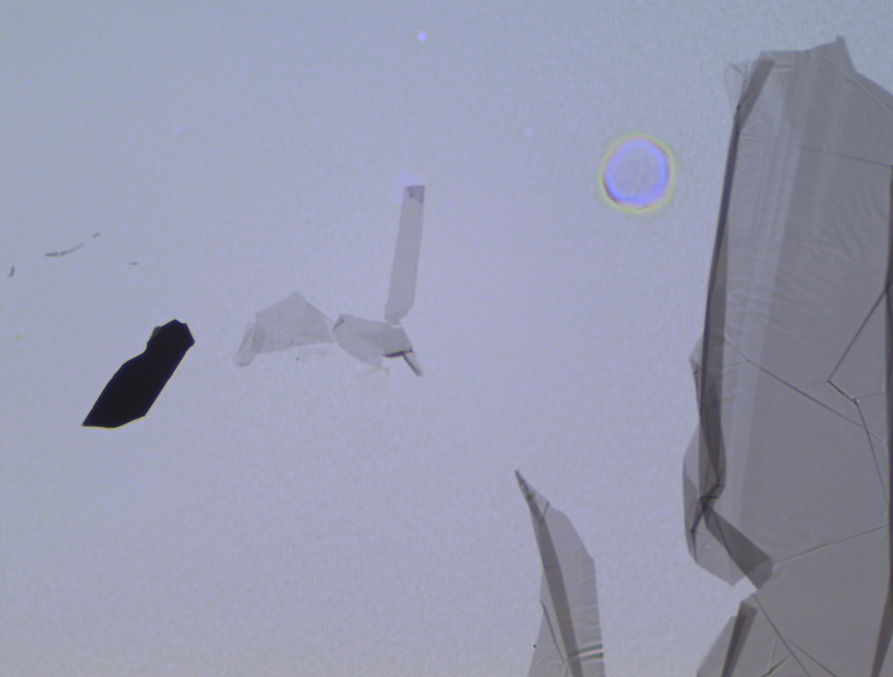
%> input picture Methods/image0706.png, 893 x 677 px
$ octave U_fuzzycluster.m   (GNU Octave 9; MATLAB toolbox functions it lacks are replaced by stand-ins)
%> lines starting %> are read from the running program, lines starting %| are printed output that depends on the picture
%% Fuzzy Cluster
%If multiple pictures, you have to import them all here and string them
%together in order to get a [n*m, x] array where n*m is the total pixel
%size of all images and x (usually 3 RGB values) is the data you are using to build
%the clustering. CLustering algorithms are generally used to build other
%supervised models for regression or classifcation. Examples could be Fuzzy
%c-means, KMeans, Gaussian Mixture, etc.

clear;clc;close all
img = imread("image0706.png"); %% Import RGB
%> img is the input picture: size 677x893x3 uint8; mean R, G, B 150.6, 154, 175.6
scrn = img(350:677,450:893,:);
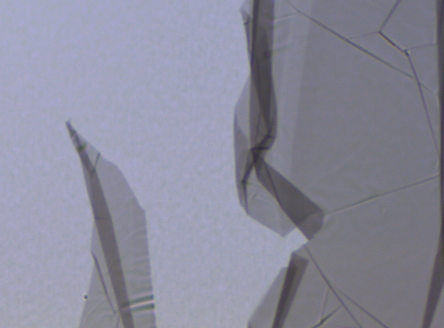
%> scrn: size 328x444x3 uint8; mean R, G, B 138.9, 139.2, 156.4
[x,y,z] = size(scrn);
%> x = 328; y = 444; z = 3
figure
imshow(scrn)

%%
X = double(reshape(scrn, y*x, 3));
numclust = 4;

%% Train Clustering Methods Fuzzy C-Means
tic
[centers, U] = fcm(X, numclust);
%> centers = [131.7 131.4 144.8; 118.8 117.8 128.2; 161.8 163.6 187.2; 84.58 80.97 89.66]
toc
%% Indexes
% Classify each data point into the cluster with the largest membership value.
maxU = max(U);
%index1 = find(U(1,:) == maxU); <- will be done in the plot

%% Plot Results

figure
hold on
for i = 1:numclust
    scatter(X((U(i,:) == maxU),1),X(U(i,:) == maxU,2),'DisplayName',int2str(i))                     %clustered data with largest membership value based off numclust
    plot(centers(i,1),centers(i,2),'xblack','MarkerSize',15,'LineWidth',3,'HandleVisibility','off') %plots centroid (alternative is medoid which is just closest point to centroid)
end

legend('location','southeast','FontSize',10)
xlabel('R Values','FontSize',20)
ylabel('G Values','FontSize',20)
title('Fuzzy Clustering','FontSize',20)
hold off
grid on
set(gca,'TickDir','out'); set(gca,'LineWidth',2);set(gca,'FontSize',16);
%> after `set(gca,'FontSize',16)`:
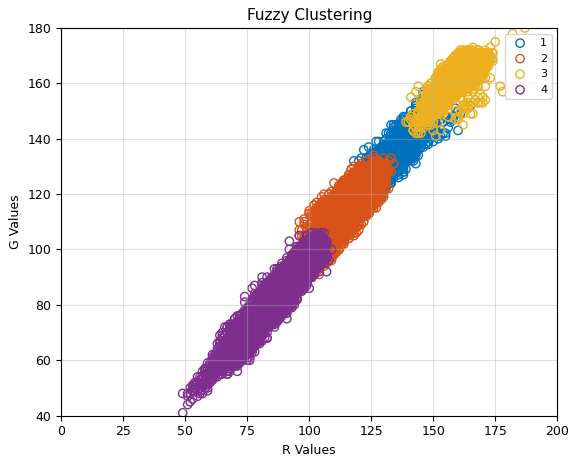
%> figure redrawn from the program's plot data

%% Converting Back to A Picture
names = zeros(y*x,1);                       %initialize
for i = 1:numclust                          %for all clusters, assign values
    names(U(i,:) == maxU) = i;
end
image = reshape(names,x,y,1)/numclust;      %normalize and reshape
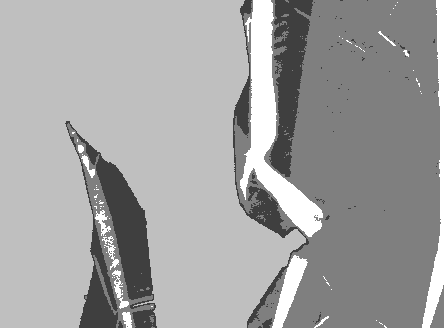
%> image: size 328x444 double; min 0.25, max 1, mean 0.636
figure
imshow(image)                               %show image
colormap jet
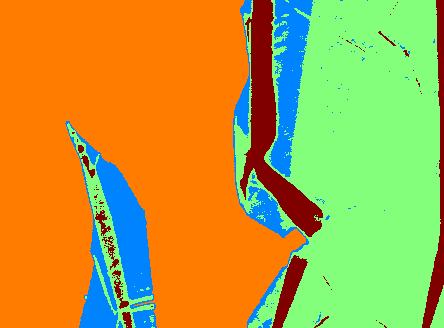
%> displayed picture: size 328x444x3, on the screen's scale of 0 to 255; mean R, G, B 180.7, 161.3, 65.6
%%
figure
%> (the run ends here)
